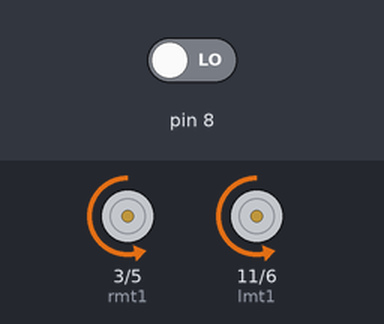
Recording of a sketch running on a simulated Arduino Uno, built with avr-gcc and run on an emulated ATmega328P. Parts: motor-driver pin pairs drawn as motors (green arrow = first pin HIGH = forward, orange = second pin HIGH = backward, longer = more drive). The inputs (shaded band) are chosen by the test bench; at power-on: pin 8 LOW.

Above: at 1.2 s.
1.3 s: pin 8 driven HIGH
At 2.5 s:
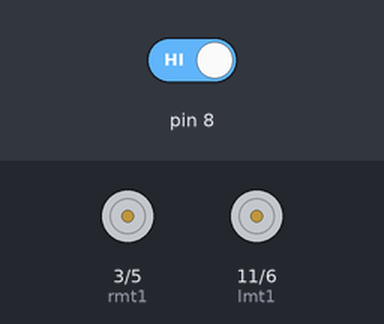
2.8 s: pin 8 driven LOW
At 3.7 s:
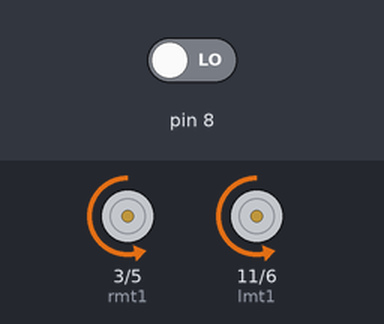
Timing chart, 0 to 5.8 s (numbered marks = the images above; inputs shaded):
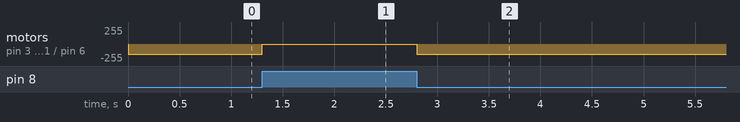

The sketch:

IR_intro.ino
```cpp
int lmt1=11;
int lmt2=6;
int rmt1=3;
int rmt2=5;
int sensor;
void setup()
{
  pinMode(lmt1,OUTPUT);
  pinMode(lmt2,OUTPUT);
  pinMode(rmt1,OUTPUT);
  pinMode(rmt2,OUTPUT);
  pinMode(8,INPUT);
}
void loop()
{
  sensor=digitalRead(8);
  if(sensor==HIGH)
  {
    stp();
  }
  else
  {
    forward();
  }
}

void forward()
{
  analogWrite(lmt1,0); //forward
  analogWrite(lmt2,150);
  analogWrite(rmt1,0);
  analogWrite(rmt2,150);
}

 void reverse()
 {
  analogWrite(lmt1,150); //reverse
  analogWrite(lmt2,0);
  analogWrite(rmt1,150);
  analogWrite(rmt2,0);
 }

  void left()
  {
  analogWrite(lmt1,0); //left
  analogWrite(lmt2,150);
  analogWrite(rmt1,150);
  analogWrite(rmt2,0);
  }

  void right()
  {
  analogWrite(lmt1,150); //right
  analogWrite(lmt2,0);
  analogWrite(rmt1,0);
  analogWrite(rmt2,150);
  }
  void stp()
  {
  analogWrite(lmt1,0);
  analogWrite(lmt2,0);
  analogWrite(rmt1,0);
  analogWrite(rmt2,0);
  }
  void stpleft()
  {
  analogWrite(lmt1,0);
  analogWrite(lmt2,0);
  analogWrite(rmt1,0);
  analogWrite(rmt2,150);
  }
  void stpright()
  {
  analogWrite(lmt1,0);
  analogWrite(lmt2,150);
  analogWrite(rmt1,0);
  analogWrite(rmt2,0);
  }
```

Measured:
- after the input at 1.3 s, motor on pin 3 (rmt1) / pin 5 (rmt2), motor on pin 11 (lmt1) / pin 6 (lmt2): backward 150/255 → stopped at once
- after the input at 2.8 s, motor on pin 3 (rmt1) / pin 5 (rmt2), motor on pin 11 (lmt1) / pin 6 (lmt2): stopped → backward 150/255 at once
